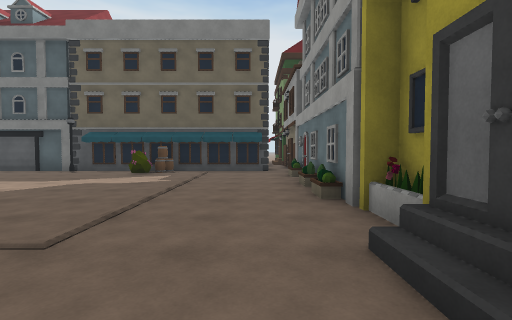
View 1 (above)

17 first-person views from a walk through a scene from a Unity 3-D project. The camera is 1.4 m above the floor, tilts 2° down and sees 85° across. The floor is counted in squares, 2 m on a side. Each view is taken from the middle of a square. On the plan, view 1 faces up. The plan holds only what a view shows up to about 9 squares ahead; the rest is blank. The place goes on beyond the plan. The player character is not drawn. Some surface patterns are stand-ins.

View 2
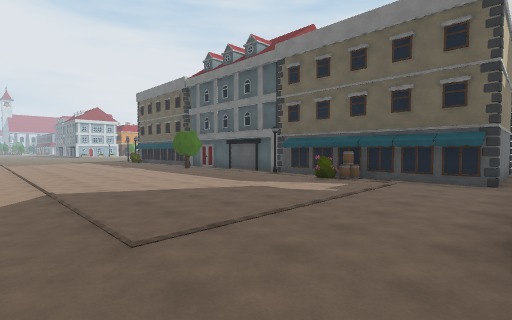

View 3
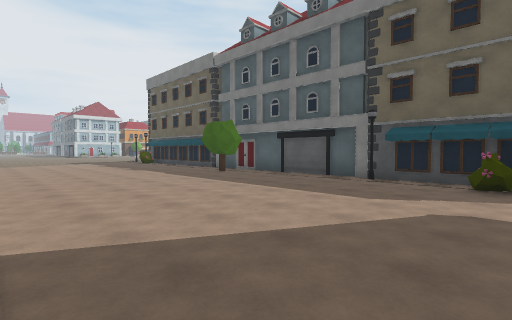

View 4
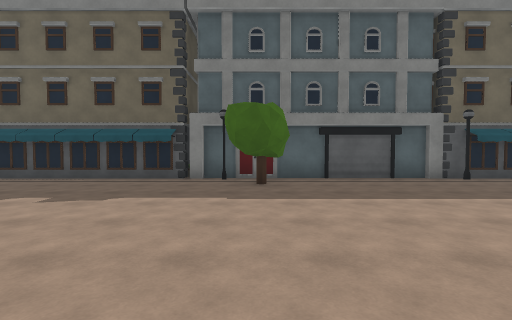

View 5
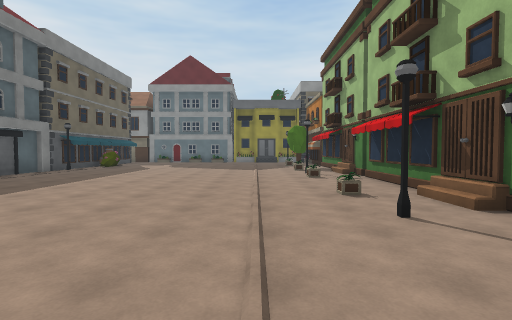

View 6
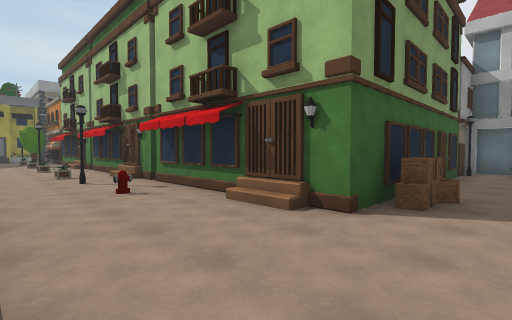

View 7
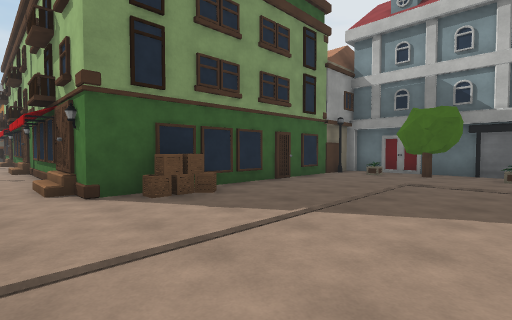

View 8
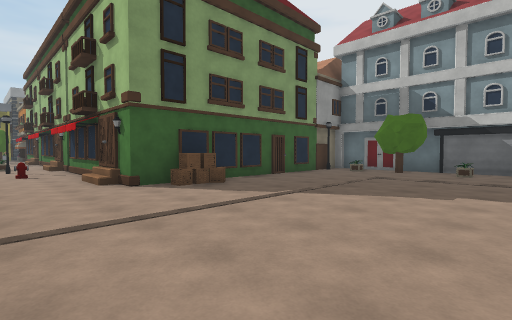

View 9
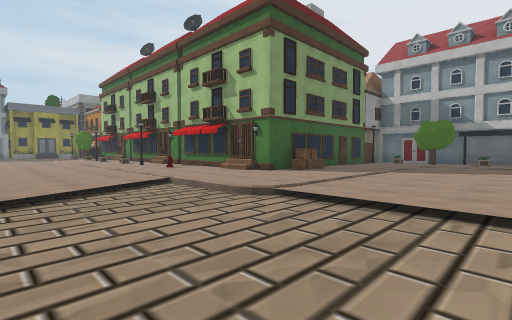

View 10
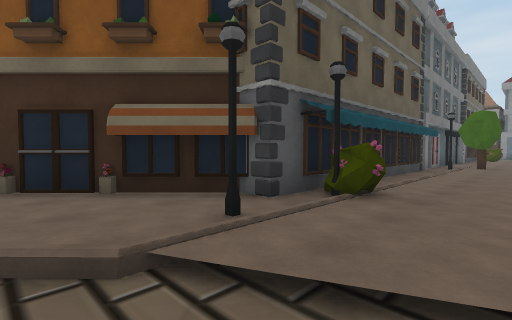

View 11
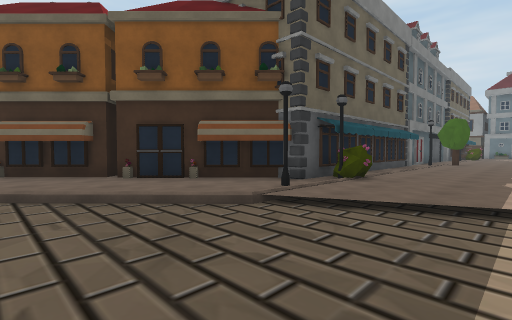

View 12
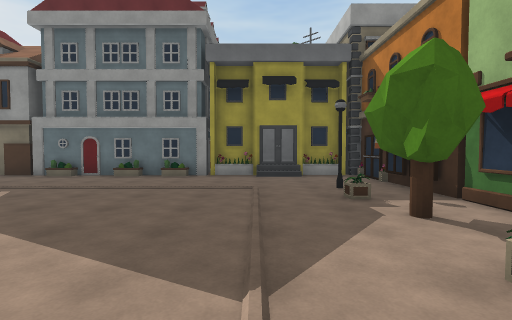

View 13
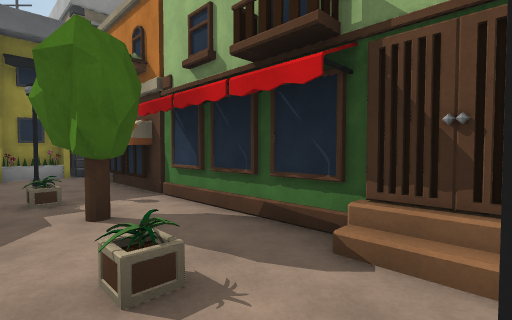

View 14
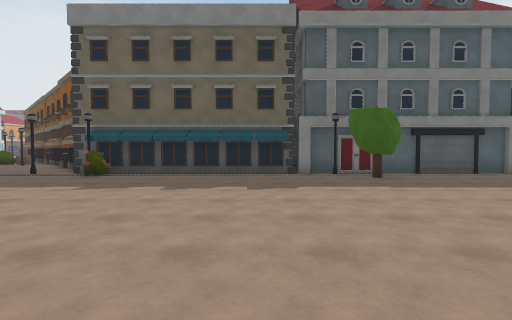

View 15
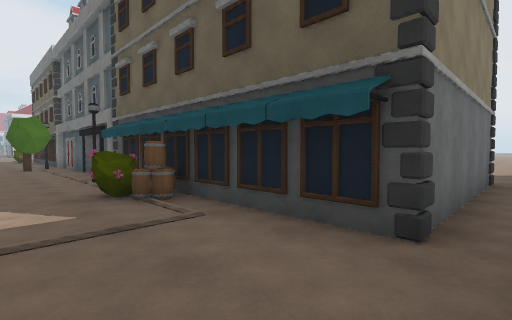

View 16
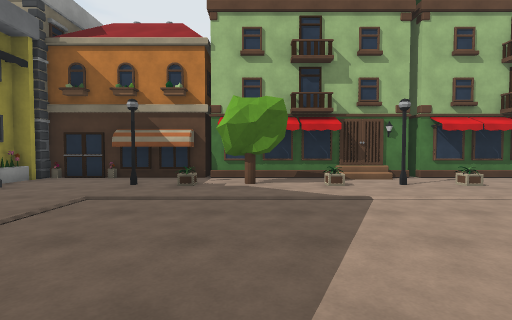

View 17
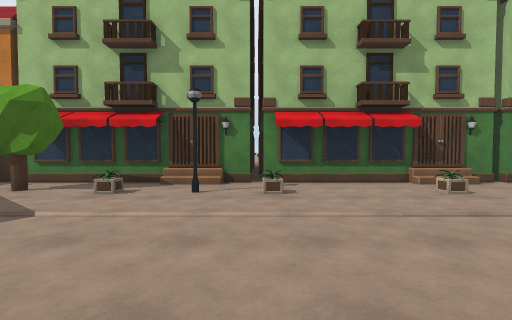

### Floor plan
Key: @ floor where view 1 was taken; # wall or solid block; x gap in a wall; . main floor; - floor 0.25 m lower than the main floor; / step, stairs or slope; H house; B barrel; T tree; O other object.
Columns run from 24 left of view 1 to 2 right of it. Each row starts with its distance up from view 1.
 16                         ..
 15                         ..
 14 .##                     H
 13 .H##                    #.
 12 ...##                   #.
 11 /...##                  #H
 10 -/..H#     H#######     #.
  9 --/.//H.....#.....#.HB...H
  8 ---/..O......T......O....#
  7 ----...................../
  6 ----/..................../
  5 ----/.....................
  4 -----/.................../
  3 -----/....................#
  2 ---///...................H#
  1 ........................./#
  0 .........O...O..O#O.TO..@.#
 -1 ......HHHHHHHHHH#HHHH#HH###
 -2 .....O#   #     #    #
 -3 .....H#
 -4 ......#
 -5 ......#
 -6 ......#
 -7 ......#
 -8  O.TTx#
 -9 #####.#

Where each view was taken, in squares from view 1:
view 1: 0 up, 0 right, facing up
view 2: 1 up, 1 right, facing up-left
view 3: 2 up, 3 left, facing up-left
view 4: 2 up, 11 left, facing up
view 5: 2 up, 16 left, facing right
view 6: 2 up, 20 left, facing down-right
view 7: 0 up, 23 left, facing down-right
view 8: 1 up, 24 left, facing down-right
view 9: 5 up, 24 left, facing down-right
view 10: 7 up, 22 left, facing up-right
view 11: 6 up, 24 left, facing up-right
view 12: 2 up, 7 left, facing right
view 13: 1 up, 7 left, facing down-right
view 14: 1 up, 14 left, facing up
view 15: 7 up, 1 right, facing up-left
view 16: 6 up, 4 left, facing down
view 17: 5 up, 8 left, facing down
